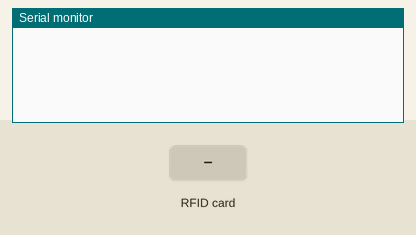
Simulated run of this sketch. Board: Arduino Nano, built with avr-gcc and run on an emulated ATmega328P. On the bench: the last lines printed to the serial monitor. The test bench sets the inputs (shaded band).

Above: at 1.2 s.
1.3 s: RFID card 64 FA 76 89 held to the reader
At 2.0 s:
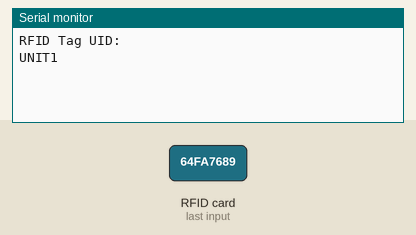
2.8 s: RFID card 2C 5A AE 49 held to the reader
At 3.4 s:
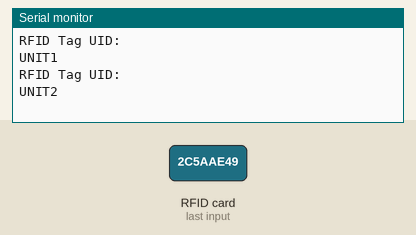

The sketch:

Central_Hub.ino
```cpp
#include <SPI.h>
#include <MFRC522.h>
#include "hc12.h"
#include "keypad.h"

/*
 * Pinouts
 * RFID      |      Arduino Nano
 * VCC       |        3.3v
 * GND       |        GND
 * NSS       |        D10
 * RST       |        D7
 * MOSI      |        D11
 * MISO      |        D12
 * SCK       |        D13
*/
#define SS_PIN 10
#define RST_PIN 7
const uint8_t unit1_ID[4] = {0x64,0xFA,0x76,0x89};
const uint8_t unit2_ID[4] = {0x2C,0x5A,0xAE,0x49};

MFRC522 rfid(SS_PIN, RST_PIN); // Instance of the class
uint8_t rfidBuffer[4] = {0};
int unitNumber = -1;
MFRC522::MIFARE_Key key;

enum unitNumber_t
{
  INVALID = -1,
  UNIT1 = 0,
  UNIT2
};

/*
 * @brief: Selects the Unit whose card is present on the scanner
 * @return: Returns the unit number whose card is present on the scanner
*/
unitNumber_t selectCardPresent(void)
{
  unitNumber_t unit = INVALID;
  for(uint8_t i = 0; i < 4; i++)
  {
    if(rfidBuffer[i] == unit1_ID[i])
    {
      unit = UNIT1;
    }
    else if(rfidBuffer[i] = unit2_ID[i])
    {
      unit = UNIT2;
    }
    else
    {
      unit = INVALID;
    }
  }
  return unit;
}

void setup() {
  Serial.begin(9600);
  SPI.begin(); // Init SPI bus
  rfid.PCD_Init(); // Init RC522
}

void loop() {
  if(rfid.PICC_IsNewCardPresent())
  {
    if(rfid.PICC_ReadCardSerial())
    {
      Serial.print(F("RFID Tag UID:"));
      Get_TagID(rfid.uid.uidByte, rfid.uid.size);
      unitNumber = selectCardPresent();
      Serial.println("");
      rfid.PICC_HaltA(); // Halt PICC
    }
  if(unitNumber != INVALID)
  {
    switch(unitNumber)
    {
      case UNIT1:
        Serial.println("UNIT1");
      break;

      case UNIT2:
        Serial.println("UNIT2");
      break;
    }
  }
  }


}

void Get_TagID(uint8_t* IdBuffer, uint8_t bufferSize) {
  for (uint8_t i = 0; i < bufferSize; i++)
  {
    rfidBuffer[i] = IdBuffer[i];
  }
}
```

hc12.cpp
```cpp
#include <Arduino.h>
#include "hc12.h"

/**
 * @brief Initialize HC12 transceiver.
*/
HC12::HC12(HardwareSerial* serial,
           uint32_t baudRate,
           int8_t hc12Tx,
           int8_t hc12Rx)
{
  //Initialize private variables
  port = serial;
  port->begin(baudRate/*,SERIAL_8N1,hc12Tx,hc12Rx*/);
  rxDataCounter = 0;
  for(uint8_t i = 0; i < BufferSize::TX; i++)
  {
    txBuffer[i] = 0;
  }
  for(uint8_t i = 0; i < BufferSize::RX; i++)
  {
    rxBuffer[i] = 0;
  }
}

/**
 * @brief Encodes data into the 'txBuffer' before
 * transmission to an HC12 receiver can occur.
 * @param dataToEncode:   data to be encoded
 * @param id: location of specific data within 'txBuffer' to be encoded.
*/
void HC12::EncodeData(uint8_t dataToEncode,TxDataId id)
{
  uint8_t dataID = (uint8_t)id;
  txBuffer[dataID] = dataToEncode;
}

/**
 * @brief Sends data to an HC12 receiver.
*/
void HC12::TransmitData(void)
{
  Serial.print("Tx buffer: ");
  for(uint8_t i = 0; i < BufferSize::TX; i++)
  {
    port->write(txBuffer[i]);
    //Debug
    Serial.print(txBuffer[i]);
    Serial.print(' ');
  }
  Serial.print("\n");
}

/**
 * @brief  Receives data from an HC12 transmitter.
 * @return true:  if data reception is complete,
 *         false: if otherwise.
*/
bool HC12::ReceivedData(void)
{
  bool rxDone = false;
  if(port->available())
  {
    if(rxDataCounter < BufferSize::RX)
    {
      rxBuffer[rxDataCounter] = port->read();
      rxDataCounter++;
    }
  }
  if(rxDataCounter == BufferSize::RX)
  {
    rxDataCounter = 0;
    rxDone = true;
  }
  return rxDone;
}

/**
 * @brief Decodes data received from HC12 transmitter.
 * @param id: location of specific data within 'rxBuffer' to be decoded.
 * @return decoded data (or actual value of desired parameter).
*/
uint8_t HC12::DecodeData(RxDataId id)
{
  uint8_t dataID = (uint8_t)id;
  return rxBuffer[dataID];
}
```

hc12.h
```cpp
#pragma once

class HC12
{
  private:
    enum BufferSize {TX = 9, RX = 5};
    HardwareSerial* port;
    uint8_t rxDataCounter;
    uint8_t txBuffer[BufferSize::TX];
    uint8_t rxBuffer[BufferSize::RX];

  public:
    enum {QUERY = 0xAA, ACK = 0xBB};
    enum TxDataId
    {

    };
    enum RxDataId
    {

    };

    HC12(HardwareSerial* serial,
         uint32_t baudRate = 9600,
         int8_t hc12Tx = -1,
         int8_t hc12Rx = -1);
    /*Transmitter*/
    void EncodeData(uint8_t dataToEncode,TxDataId id);
    void TransmitData(void);
    /*Non-blocking Receiver*/
    bool ReceivedData(void);
    uint8_t DecodeData(RxDataId id);
};
```

keypad.cpp
```cpp
#include <Arduino.h>
#include "keypad.h"

const char keypadMatrix[NUMBER_OF_ROWS][NUMBER_OF_COLUMNS] =
{{'1','2','3','A'},
 {'4','5','6','B'},
 {'7','8','9','C'},
 {'*','0','#','D'}};

/*
 * @brief Selects a row of the keypad whose columns will be read
 * @param pinIndex: Index of the row to be selected.
 * @example The first row has an index of 0, the second has an index of 1 etc.
 * @return None
*/
void Keypad::SelectRow(uint8_t pinIndex)
{
  for(uint8_t i = 0; i < NUMBER_OF_ROWS; i++)
  {
    if(i == pinIndex)
    {
      digitalWrite(pRow[i],LOW);
    }
    else
    {
      digitalWrite(pRow[i],HIGH);
    }
  }
}

/*
 * @brief Checks if a key(column) on the keypad is free from bouncing
 * @param pinIndex: Index of the column/input
 * @example The first column has an index of 0, the second has an index of 1 etc.
 * @return True if the column has been debounced and false if otherwise
*/
bool Keypad::IsDebounced(uint8_t pinIndex)
{
  if(digitalRead(pCol[pinIndex]) == LOW)
  {
    delay(15); //De-bounce delay
    if(digitalRead(pCol[pinIndex]) == LOW)
    {
      return true;
    }
  }
  return false;
}

/*
 * @brief Initializes an object of the Keypad class
 * @param pRowPins: starting address of the array of pins for the keypad's rows
 * @param pColPins: starting address of the array of pins for the keypad's columns
 * @return None
*/
Keypad::Keypad(uint8_t* pRowPins,uint8_t* pColPins)
{
  //Initialize private variables
  pRow = pRowPins;
  pCol = pColPins;
  for(uint8_t i = 0; i < NUMBER_OF_ROWS; i++)
  {
    for(uint8_t j = 0; j < NUMBER_OF_COLUMNS; j++)
    {
      pinPrevPressed[i][j] = false;
    }
  }
  //Initialize rows
  for(uint8_t i = 0; i < NUMBER_OF_ROWS; i++)
  {
    pinMode(pRowPins[i],OUTPUT);
  }
  //Initialize columns
  for(uint8_t i = 0; i < NUMBER_OF_COLUMNS; i++)
  {
    pinMode(pColPins[i],INPUT_PULLUP);
  }
}

/*
 * @brief Gets the character corresponding to the pressed key on the keypad
 * @param None
 * @return character e.g. '*' if * is pressed, 'A' if A is pressed, etc.
*/
char Keypad::GetChar(void)
{
  for(uint8_t i = 0; i < NUMBER_OF_ROWS; i++)
  {
    Keypad::SelectRow(i);
    for(uint8_t j = 0; j < NUMBER_OF_COLUMNS; j++)
    {
      if(Keypad::IsDebounced(j) && !pinPrevPressed[i][j])
      {
        pinPrevPressed[i][j] = true;
        return keypadMatrix[i][j];
      }
      else if(!Keypad::IsDebounced(j) && pinPrevPressed[i][j])
      {
        pinPrevPressed[i][j] = false;
      }
    }
  }
  return '\0';
}
```

keypad.h
```cpp
#pragma once

#define NUMBER_OF_ROWS      4
#define NUMBER_OF_COLUMNS   4

class Keypad
{
  private:
    uint8_t* pRow;
    uint8_t* pCol;
    bool pinPrevPressed[NUMBER_OF_ROWS][NUMBER_OF_COLUMNS];
    void SelectRow(uint8_t pinIndex);
    bool IsDebounced(uint8_t pinIndex);

  public:
    Keypad(uint8_t* pRowPins,uint8_t* pColPins);
    char GetChar(void);
};
```

Measured:
- after the input at 1.3 s, the serial monitor: prints a new line at once (image 1)
- after the input at 2.8 s, the serial monitor: prints a new line at once (image 2)
